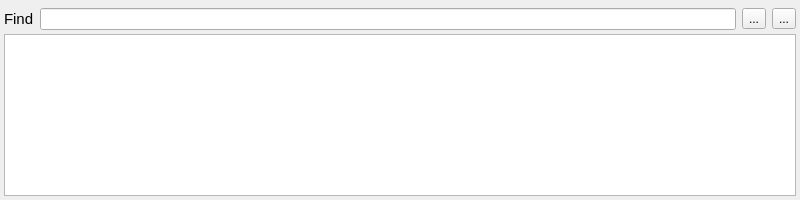
<?xml version="1.0" encoding="UTF-8"?>
<ui version="4.0">
 <class>ConsoleDialog</class>
 <widget class="QDialog" name="ConsoleDialog">
  <property name="windowModality">
   <enum>Qt::WindowModality::NonModal</enum>
  </property>
  <property name="geometry">
   <rect>
    <x>0</x>
    <y>0</y>
    <width>800</width>
    <height>200</height>
   </rect>
  </property>
  <property name="windowTitle">
   <string>Form</string>
  </property>
  <layout class="QHBoxLayout" name="horizontalLayout">
   <property name="spacing">
    <number>4</number>
   </property>
   <property name="leftMargin">
    <number>4</number>
   </property>
   <property name="topMargin">
    <number>4</number>
   </property>
   <property name="rightMargin">
    <number>4</number>
   </property>
   <property name="bottomMargin">
    <number>4</number>
   </property>
   <item>
    <widget class="QWidget" name="widget" native="true">
     <layout class="QHBoxLayout" name="horizontalLayout_3">
      <property name="spacing">
       <number>0</number>
      </property>
      <property name="leftMargin">
       <number>0</number>
      </property>
      <property name="topMargin">
       <number>0</number>
      </property>
      <property name="rightMargin">
       <number>0</number>
      </property>
      <property name="bottomMargin">
       <number>0</number>
      </property>
      <item>
       <layout class="QVBoxLayout" name="verticalLayout">
        <item>
         <widget class="QWidget" name="widget_2" native="true">
          <property name="sizePolicy">
           <sizepolicy hsizetype="Preferred" vsizetype="Minimum">
            <horstretch>0</horstretch>
            <verstretch>0</verstretch>
           </sizepolicy>
          </property>
          <property name="minimumSize">
           <size>
            <width>0</width>
            <height>30</height>
           </size>
          </property>
          <layout class="QHBoxLayout" name="horizontalLayout_2">
           <property name="spacing">
            <number>6</number>
           </property>
           <property name="leftMargin">
            <number>0</number>
           </property>
           <property name="topMargin">
            <number>0</number>
           </property>
           <property name="rightMargin">
            <number>0</number>
           </property>
           <property name="bottomMargin">
            <number>0</number>
           </property>
           <item>
            <widget class="QLabel" name="label">
             <property name="font">
              <font>
               <pointsize>11</pointsize>
              </font>
             </property>
             <property name="text">
              <string>Find</string>
             </property>
            </widget>
           </item>
           <item>
            <widget class="QLineEdit" name="find"/>
           </item>
           <item>
            <widget class="QToolButton" name="previous">
             <property name="text">
              <string>...</string>
             </property>
             <property name="shortcut">
              <string>Shift+F3</string>
             </property>
            </widget>
           </item>
           <item>
            <widget class="QToolButton" name="next">
             <property name="text">
              <string>...</string>
             </property>
             <property name="shortcut">
              <string>F3</string>
             </property>
            </widget>
           </item>
          </layout>
         </widget>
        </item>
        <item>
         <widget class="QPlainTextEdit" name="log">
          <property name="font">
           <font>
            <pointsize>10</pointsize>
           </font>
          </property>
          <property name="readOnly">
           <bool>true</bool>
          </property>
         </widget>
        </item>
       </layout>
      </item>
     </layout>
    </widget>
   </item>
  </layout>
 </widget>
 <resources/>
 <connections/>
</ui>
